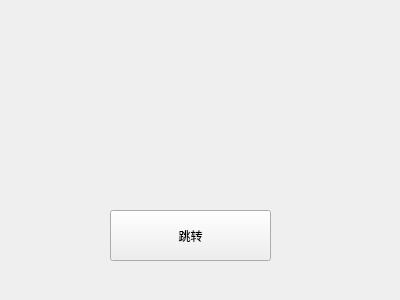
<?xml version="1.0" encoding="UTF-8"?>
<ui version="4.0">
 <class>Form</class>
 <widget class="QWidget" name="Form">
  <property name="geometry">
   <rect>
    <x>0</x>
    <y>0</y>
    <width>400</width>
    <height>300</height>
   </rect>
  </property>
  <property name="windowTitle">
   <string>Form</string>
  </property>
  <widget class="QPushButton" name="form_jump">
   <property name="geometry">
    <rect>
     <x>110</x>
     <y>210</y>
     <width>161</width>
     <height>51</height>
    </rect>
   </property>
   <property name="text">
    <string>跳转</string>
   </property>
  </widget>
 </widget>
 <resources/>
 <connections/>
</ui>
